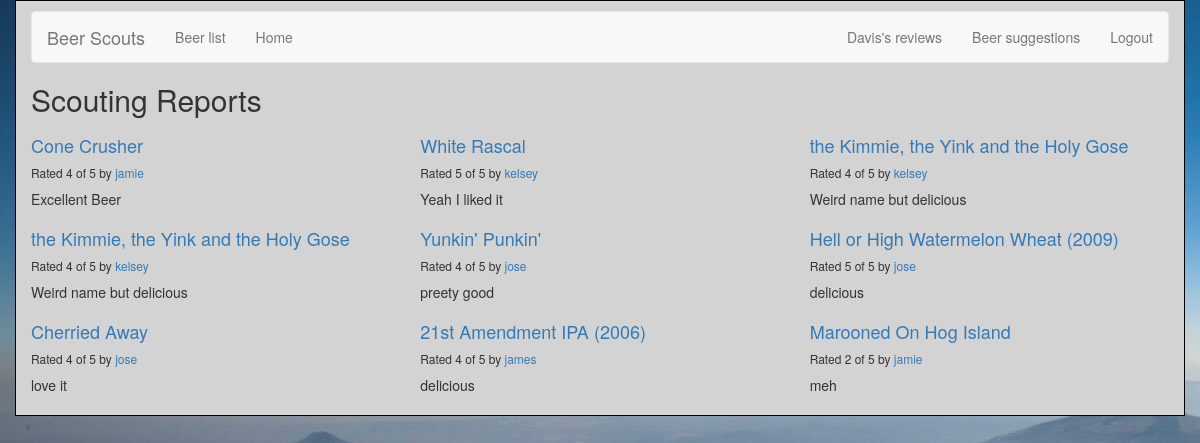
The page /reviews/ (signed in) on the database its author committed.
### reviews/models.py (models this page shows, shortened)
class Review(models.Model):
    RATING_CHOICES = (
        (1, '1'),
        (2, '2'),
        (3, '3'),
        (4, '4'),
        (5, '5'),
    )
    beer = models.ForeignKey(Beer, on_delete=models.CASCADE,)
    pub_date = models.DateTimeField('date published')
    user_name = models.CharField(max_length=100)
    comment = models.CharField(max_length=200)
    rating = models.IntegerField(choices=RATING_CHOICES)

class Beer(models.Model):
    name = models.CharField(max_length=200)
    abv = models.CharField(max_length=200)
    ibu = models.CharField(max_length=200)
    style = models.CharField(max_length=200)
    ounces = models.CharField(max_length=200)

### reviews/views.py (the view)
def review_list(request):
    latest_review_list = Review.objects.order_by('-pub_date')[:9]
    context = {'latest_review_list':latest_review_list}
    return render(request, 'reviews/review_list.html', context)

### reviews/templates/reviews/review_list.html
{% extends 'base.html' %}
  {% block title %}
  <h2>Scouting Reports</h2>
  {% endblock %}
  {% block content %}
  {% if latest_review_list %}
  <div class="row">
      {% for review in latest_review_list %}
      <div class="col-xs-6 col-lg-4">
          <h4><a href="{% url 'reviews:review_detail' review.id %}">
          {{ review.beer.name }}
          </a></h4>
          <h6>Rated {{ review.rating }} of 5 by <a href="{% url 'reviews:user_review_list' review.user_name %}" >{{ review.user_name }}</a></h6>
          <p>{{ review.comment }}</p>
      </div>
      {% endfor %}
  </div>
  {% else %}
  <p>No reviews are available.</p>
  {% endif %}
  {% endblock %}

### templates/base.html (shortened to what this page needs)
{% load bootstrap3 %}
{%load static%}
<link rel="stylesheet" href="{% static 'reviews/style.css'%}" type="text/css">
{% bootstrap_css %}
{% block bootstrap3_content %}
<div class="container">
    <nav class="navbar navbar-default">
        <div class="navbar-header">
            <a class="navbar-brand" href="{% url 'reviews:review_list' %}">Beer Scouts</a>
        </div>
        <div id="navbar" class="navbar-collapse collapse">
            <ul class="nav navbar-nav">
                <li><a href="{% url 'reviews:beer_list' %}">Beer list</a></li>
                <li><a href="{% url 'reviews:review_list' %}">Home</a></li>
            </ul>
            <ul class="nav navbar-nav navbar-right">
            {% if user.is_authenticated %}
                <li><a href="{% url 'reviews:user_review_list' user.username %}">{{ user.username }}'s reviews</a></li>
                <li><a href="{% url 'reviews:user_recommendation_list' %}">Beer suggestions</a></li>
                <li><a href="{% url 'auth:logout' %}">Logout</a></li>
                {% else %}
                <li><a href="{% url 'auth:login' %}">Login</a></li>
                <li><a href="/accounts/register">Register</a></li>
                {% endif %}
            </ul>
        </div>
    </nav>
    <h1>{% block title %}(no title){% endblock %}</h1>
    {% block content %}(no content){% endblock %}
</div>
{% endblock %}

### reviews/static/reviews/style.css (style rules this page uses)
.container { margin: auto; width: 80%; border: 1px solid black; padding: 10px; background-color: lightgray; box-shadow: gray; }
a { color: black; }
h1 { font-style: oblique; align-items: center; }
h4 { color: black; }

### rows shown on the page
Review: beer.name "Cone Crusher", rating "4", user_name "jamie", comment "Excellent Beer"
Review: beer.name "White Rascal", rating "5", user_name "kelsey", comment "Yeah I liked it"
Review: beer.name "the Kimmie, the Yink and the Holy Gose", rating "4", user_name "kelsey", comment "Weird name but delicious"
Review: beer.name "the Kimmie, the Yink and the Holy Gose", rating "4", user_name "kelsey", comment "Weird name but delicious"
Review: beer.name "Yunkin' Punkin'", rating "4", user_name "jose", comment "preety good"
Review: beer.name "Hell or High Watermelon Wheat (2009)", rating "5", user_name "jose", comment "delicious"
Review: beer.name "Cherried Away", rating "4", user_name "jose", comment "love it"
Review: beer.name "21st Amendment IPA (2006)", rating "4", user_name "james", comment "delicious"
Review: beer.name "Marooned On Hog Island", rating "2", user_name "jamie", comment "meh"

### other values the page prints
{{ user.username }} "Davis"
